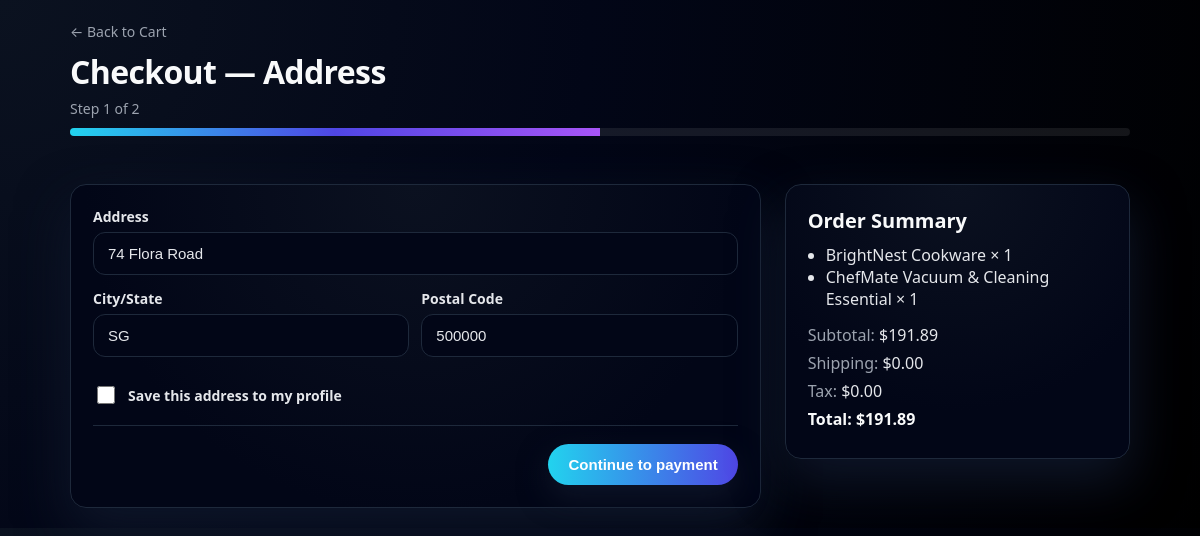
Page /checkout/address (signed in) on the committed database.
### storefront/models.py (models this page shows, shortened)
class Customer(models.Model):
    HOUSEHOLD_SIZE = (
        (1, "1"),
        (2, "2"),
        (3, "3"),
        (4, "4"),
        (5, "5"),
    )
    GENDER_CHOICES = (
        ("Male", "Male"),
        ("Female", "Female"),
    )
    EMPLOYMENT_STATUS = (
        ("Full-time", "Full-time"),
        ("Part-time", "Part-time"),
        ("Student", "Student"),
        ("Self-employed", "Self-employed"),
        ("Retired", "Retired"),
    )
    OCCUPATION_CHOICES = (
        ("Sales", "Sales"),
        ("Service", "Service"),
        ("Admin", "Admin"),
        ("Tech", "Tech"),
        ("Education", "Education"),
        ("Skilled Trades", "Skilled Trades"),
    )
    EDUCATION_CHOICES = (
        ("Diploma", "Diploma"),
        ("Bachelor", "Bachelor"),
        ("Secondary", "Secondary"),
        ("Master", "Master"),
        ("Doctorate", "Doctorate"),
    )
    user = models.OneToOneField(settings.AUTH_USER_MODEL, on_delete=models.CASCADE)
    phone = models.CharField(max_length=15)
    age = models.PositiveSmallIntegerField(
        validators=[MinValueValidator(18), MaxValueValidator(120)]
    )
    household_size = models.IntegerField(choices=HOUSEHOLD_SIZE)
    has_children = models.BooleanField(default=False)
    monthly_income = models.DecimalField(max_digits=10, decimal_places=2)
    gender = models.CharField(max_length=10, choices=GENDER_CHOICES)
    employment_status = models.CharField(max_length=15, choices=EMPLOYMENT_STATUS)
    occupation = models.CharField(max_length=100, choices=OCCUPATION_CHOICES)
    education = models.CharField(max_length=20, choices=EDUCATION_CHOICES)
    address = models.TextField()
    postal_code = models.CharField(max_length=10)
    city_state = models.CharField(max_length=10, blank=True)
    preferred_category = models.CharField(max_length=100, blank=True, null=True)

class CartItem(models.Model):
    cart = models.ForeignKey("Cart", on_delete=models.CASCADE, related_name="items")
    product = models.ForeignKey("Product", on_delete=models.CASCADE)
    quantity = models.PositiveIntegerField(default=1)
    price_snapshot = models.DecimalField(
        max_digits=10, decimal_places=2, null=True, blank=True
    )
    class Meta:
        unique_together = ("cart", "product")

class Product(models.Model):
    sku = models.CharField(max_length=50, unique=True)
    slug = models.SlugField(max_length=255, unique=True)
    name = models.CharField(max_length=255)
    description = models.TextField(blank=True)
    category = models.ForeignKey("Category", on_delete=models.CASCADE)
    stock = models.PositiveIntegerField(default=0)
    reorder_threshold = models.PositiveIntegerField(default=10)
    is_active = models.BooleanField(default=True)
    price = models.DecimalField(max_digits=10, decimal_places=2)
    rating = models.FloatField(
        validators=[MinValueValidator(0.0), MaxValueValidator(5.0)], default=0.0
    )
    image = models.ImageField(upload_to="product_images/", blank=True, null=True)
    created_at = models.DateTimeField(auto_now_add=True)
    updated_at = models.DateTimeField(auto_now=True)

### storefront/views.py (the view)
# urls.py: path("checkout/address", views.checkout_address_view, name="checkout_address"),
@login_required
def checkout_address_view(request):
    cart = get_object_or_404(Cart, customer__user=request.user)
    items = CartItem.objects.filter(cart=cart)
    if not items.exists():
        messages.info(request, "Your cart is empty. Add items before checking out.")
        return redirect("cart")
    customer = request.user.customer
    initial = {
        "address": getattr(customer, "address", "") or "",
        "city_state": getattr(customer, "city_state", "") or "",
        "postal_code": getattr(customer, "postal_code", "") or "",
    }
    if sess := request.session.get(SESSION_KEY):
        initial.update(
            {
                "address": sess.get("address", initial["address"]),
                "city_state": sess.get("city_state", initial["city_state"]),
                "postal_code": sess.get("postal_code", initial["postal_code"]),
            }
        )
    if request.method == "POST":
        form = AddressForm(request.POST)
        if form.is_valid():
            data = form.cleaned_data
            request.session[SESSION_KEY] = {
                "address": data["address"],
                "city_state": data["city_state"],
                "postal_code": data["postal_code"],
            }
            request.session.modified = True
            if data.get("save_to_profile"):
                customer.address = data["address"]
                customer.city_state = data["city_state"]
                customer.postal_code = data["postal_code"]
                customer.save(update_fields=["address", "city_state", "postal_code"])
            return redirect("checkout_payment")
        messages.error(request, "Please fix the address fields.")
    else:
        form = AddressForm(initial=initial)
    ok, errs, priced, subtotal = _reprice_and_check_stock(items)
    shipping_fee = Decimal("0.00")
    tax = Decimal("0.00")
    total = subtotal + shipping_fee + tax
    context = {
        "form": form,
        "cart_items": items.select_related("product"),
        "subtotal": subtotal,
        "shipping_fee": shipping_fee,
        "tax": tax,
        "total": total,
    }
    return render(request, "storefront/checkout_address.html", context)

### storefront/forms.py
class AddressForm(forms.Form):
    address = forms.CharField(
        label="Address Line",
        max_length=255,
        widget=forms.TextInput(attrs={"placeholder": "123 Main St"}),
    )
    city_state = forms.CharField(label="City/State", max_length=50, required=False)
    postal_code = forms.CharField(label="Postal Code", max_length=10)
    save_to_profile = forms.BooleanField(
        label="Save this address to my profile", required=False
    )

### adminpanel/context_processors.py (called while the page is built, shortened)
def admin_context(request):
    context = {}
    return context

### storefront/context_processors.py (called while the page is built)
def low_stock_count(request):
    count = Product.objects.filter(
        is_active=True, stock__lt=F("reorder_threshold")
    ).count()
    return {"low_stock_count": count}

def cart_meta(request):
    count = 0
    if request.user.is_authenticated:
        cart = Cart.objects.filter(customer__user=request.user).first()
        if cart:
            count = cart.count
    else:
        count = request.session.get("cart_count", 0)
    return {"cart_count": count}

### storefront/models.py (called while the page is built)
    @property
    def count(self) -> int:
        return sum(item.quantity for item in self.items.all())

### storefront/views.py (called while the page is built)
def _reprice_and_check_stock(cart_items) -> Tuple[bool, List[str], list, Decimal]:
    ok, errs, priced = True, [], []
    subtotal = Decimal("0.00")
    for ci in cart_items.select_related("product"):
        p, q = ci.product, ci.quantity
        if not p.is_active:
            ok = False
            errs.append(f"{p.name}: This product is no longer available.")
            continue
        if p.stock < q:
            ok = False
            errs.append(f"{p.name}: only {p.stock} left in stock.")
            continue
        unit = p.price  # current price (DecimalField)
        line = unit * q
        priced.append((ci, unit, line))
        subtotal += line
    return ok, errs, priced, subtotal

### storefront/templates/storefront/checkout_address.html (shortened to what this page needs)
<!DOCTYPE html>
<html lang="en">
<head>
</head>
<body>
  <header>
    <a class="back-link" href="{% url 'cart' %}">← Back to Cart</a>
    <div class="title-wrap">
      <h1>Checkout — Address</h1>
      <div class="step">Step 1 of 2</div>
      <div class="progress" aria-hidden="true"><span></span></div>
    </div>
  </header>
  <main class="grid">
    <section class="card">
      <div class="card-body">
        <form method="post" action="">
          <div class="field">
            <label for="id_address">Address</label>
            {{ form.address }}
          </div>
          <div class="row">
            <div class="field">
              <label for="id_city_state">{{ form.city_state.label }}</label>
              {{ form.city_state }}
            </div>
            <div class="field">
              <label for="id_postal_code">{{ form.postal_code.label }}</label>
              {{ form.postal_code }}
            </div>
          </div>
          <div class="checkline">
            {{ form.save_to_profile }} <label for="{{ form.save_to_profile.id_for_label }}" style="margin:0">{{ form.save_to_profile.label }}</label>
          </div>
          <div class="divider"></div>
          <div class="actions">
            <button type="submit" class="btn">Continue to payment</button>
          </div>
        </form>
      </div>
    </section>
    <aside class="card">
      <div class="card-body">
        <h3>Order Summary</h3>
        <ul class="summary-list">
          {% for item in cart_items %}
            <li>{{ item.product.name }} × {{ item.quantity }}</li>
          {% endfor %}
        </ul>
        <div class="totals">
          <p><span class="label">Subtotal:</span> ${{ subtotal|floatformat:2 }}</p>
          <p><span class="label">Shipping:</span> ${{ shipping_fee|floatformat:2 }}</p>
          <p><span class="label">Tax:</span> ${{ tax|floatformat:2 }}</p>
          <p class="strong"><span>Total:</span> ${{ total|floatformat:2 }}</p>
        </div>
      </div>
    </aside>
  </main>
</body>
</html>

### storefront/templates/storefront/checkout_address.html (style rules this page uses)
:root { --bg:#020617; --surface:#020617; --line:#1e293b; --text:#e5e7eb; --muted:#9ca3af; --accent-1:#22d3ee; --accent-2:#4f46e5; --accent-3:#a855f7; --radius:16px; }
* { box-sizing:border-box; }
body { margin:0; font-family:system-ui,-apple-system,Segoe UI,Roboto,Arial,sans-serif; background:radial-gradient(circle at top left,#0b1220,#020617 45%,#000 100%); color:var(--text); }
header,main { max-width:1100px; margin:auto; padding:20px; }
a.back-link { display:inline-flex; align-items:center; gap:8px; color:var(--muted); text-decoration:none; font-size:14px; transition:.18s ease color; }
.title-wrap { margin-top:8px;margin-bottom:8px; }
h1 { margin:0 0 6px; font-size:32px; letter-spacing:-.02em; color:#f9fafb; }
.step { color:var(--muted); font-size:14px; }
.progress { height:8px; border-radius:999px; background:rgba(255,255,255,0.08); margin-top:10px; overflow:hidden; }
.progress > span { height:100%; display:block; width:50%; background:linear-gradient(90deg,var(--accent-1),var(--accent-2),var(--accent-3)); }
.grid { display:grid; grid-template-columns:2fr 1fr; gap:24px; }
.card { background:radial-gradient(circle at top,#0b1120,#020617 70%); border:1px solid var(--line); border-radius:var(--radius); box-shadow:0 22px 52px rgba(15,23,42,0.95); }
.card-body { padding:22px; }
.card h3 { margin:0 0 10px; font-size:20px; color:#f9fafb; }
form .row { display:grid; grid-template-columns:1fr 1fr; gap:12px; }
label { display:block; font-size:14px; margin-bottom:6px; font-weight:600; color:var(--text); }
textarea, input[type="text"] { width:100%; padding:12px 14px; border-radius:12px; border:1px solid var(--line); background:#020617; color:var(--text); font-size:15px; transition:border-color .18s ease, box-shadow .18s ease, background .18s ease; }
.field { margin-bottom:14px; }
.checkline { display:flex; align-items:center; gap:10px; margin:12px 0 4px; }
.checkline input { width:18px; height:18px; accent-color:var(--accent-2); }
.divider { height:1px; background:var(--line); margin:18px 0; }
.actions { margin-top:16px; display:flex; justify-content:flex-end; }
.btn { padding:12px 20px; font-weight:700; font-size:15px; color:#fff; border:0; border-radius:999px; cursor:pointer; background:linear-gradient(90deg, var(--accent-1), var(--accent-2), var(--accent-3)); background-size:200% 100%; box-shadow:0 12px 30px rgba(15,23,42,0.9); transition:background-position .18s ease, transform .12s ease, box-shadow .18s ease; }
aside.card { position:relative; }
@media (min-width:901px) { aside.card { position:sticky; top:16px; align-self:start; } }
.summary-list { padding-left:18px; margin:10px 0 14px; color:var(--text); }
.totals p { margin:6px 0; color:var(--text); }
.totals .label { color:var(--muted); }
.totals .strong { font-weight:800; color:#f9fafb; }

### rows in the picture
Customer: address "74 Flora Road", city_state "SG", postal_code "500000"
CartItem: product.name "BrightNest Cookware", quantity "1"
CartItem: product.name "ChefMate Vacuum & Cleaning Essential", quantity "1"

### other values in the picture
{{ subtotal|floatformat:2 }} "191.89"
{{ shipping_fee|floatformat:2 }} "0.00"
{{ tax|floatformat:2 }} "0.00"
{{ total|floatformat:2 }} "191.89"
